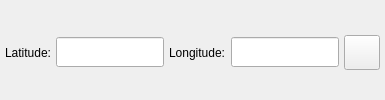
        <widget class="QFrame" name="latlongFrame">
         <layout class="QHBoxLayout" name="latLongHLayout">
          <property name="spacing">
           <number>5</number>
          </property>
          <property name="sizeConstraint">
           <enum>QLayout::SetMinimumSize</enum>
          </property>
          <property name="leftMargin">
           <number>5</number>
          </property>
          <property name="topMargin">
           <number>5</number>
          </property>
          <property name="rightMargin">
           <number>5</number>
          </property>
          <property name="bottomMargin">
           <number>0</number>
          </property>
          <item>
           <widget class="QLabel" name="latLabel">
            <property name="text">
             <string>Latitude:</string>
            </property>
           </widget>
          </item>
          <item>
           <widget class="QLineEdit" name="latEdit">
            <property name="minimumSize">
             <size>
              <width>0</width>
              <height>30</height>
             </size>
            </property>
            <property name="toolTip">
             <string>Negative for South</string>
            </property>
           </widget>
          </item>
          <item>
           <widget class="QLabel" name="longLabel">
            <property name="text">
             <string>Longitude:</string>
            </property>
           </widget>
          </item>
          <item>
           <widget class="QLineEdit" name="lonEdit">
            <property name="minimumSize">
             <size>
              <width>0</width>
              <height>30</height>
             </size>
            </property>
            <property name="toolTip">
             <string>Negative for West</string>
            </property>
           </widget>
          </item>
          <item>
           <widget class="QToolButton" name="locButton">
            <property name="toolTip">
             <string>Locate on map</string>
            </property>
            <property name="icon">
             <iconset resource="Resources.qrc">
              <normaloff>:/Images/images/icon_dropPin.png</normaloff>
              :/Images/images/icon_dropPin.png</iconset>
            </property>
            <property name="iconSize">
             <size>
              <width>28</width>
              <height>28</height>
             </size>
            </property>
           </widget>
          </item>
         </layout>
        </widget>
